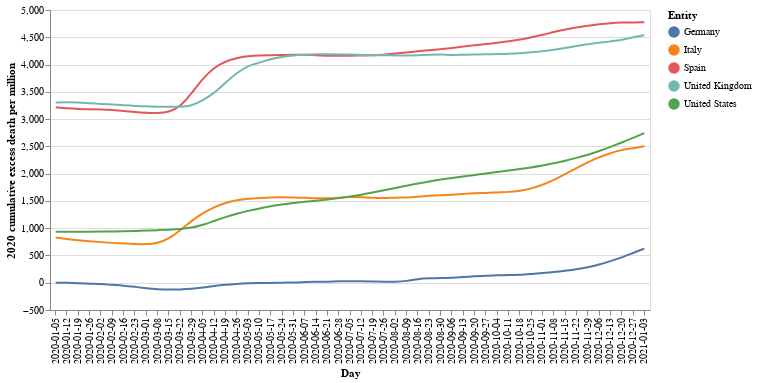

The notebook cell this image was saved under:
### Code cell
nearest = alt.selection(type='single', nearest=True, on='mouseover',
                        fields=['Day'], empty='none')

# The basic line
line = alt.Chart(df).mark_line(interpolate='basis').encode(
    x='Day',
    y='2020 cumulative excess death per million',
    color='Entity'
)


# Transparent selectors across the chart. This is what tells us
# the x-value of the cursor
selectors = alt.Chart(df).mark_point().encode(
    x='Day',
    opacity=alt.value(0),
).add_selection(
    nearest
)

# Draw points on the line, and highlight based on selection
points = line.mark_point().encode(
    opacity=alt.condition(nearest, alt.value(1), alt.value(0))
)

# Draw text labels near the points, and highlight based on selection
text = line.mark_text(align='left', dx=5, dy=-5).encode(
    text=alt.condition(nearest, 'cumulative_excess_death_2020', alt.value(' '))
)

# Draw a rule at the location of the selection
rules = alt.Chart(df).mark_rule(color='gray').encode(
    x='Day',
).transform_filter(
    nearest
)

# Put the five layers into a chart and bind the data
alt.layer(
    line, selectors, points, rules, text
).properties(
    width=600, height=300
)

### Figure 1 — Vega-Lite specification as saved in the notebook (floating-point values rounded to 4 significant figures; data arrays with more than 128 entries replaced by an {"elided": "..."} marker saying what was removed)
{"config": {"view": {"continuousWidth": 400, "continuousHeight": 300}}, "layer": [{"mark": {"type": "line", "interpolate": "basis"}, "encoding": {"color": {"type": "nominal", "field": "Entity"}, "x": {"type": "nominal", "field": "Day"}, "y": {"type": "quantitative", "field": "2020 cumulative excess death per million"}}}, {"mark": "point", "encoding": {"opacity": {"value": 0}, "x": {"type": "nominal", "field": "Day"}}, "selection": {"selector017": {"type": "single", "nearest": true, "on": "mouseover", "fields": ["Day"], "empty": "none"}}}, {"mark": "point", "encoding": {"color": {"type": "nominal", "field": "Entity"}, "opacity": {"condition": {"value": 1, "selection": "selector017"}, "value": 0}, "x": {"type": "nominal", "field": "Day"}, "y": {"type": "quantitative", "field": "2020 cumulative excess death per million"}}}, {"mark": {"type": "rule", "color": "gray"}, "encoding": {"x": {"type": "nominal", "field": "Day"}}, "transform": [{"filter": {"selection": "selector017"}}]}, {"mark": {"type": "text", "align": "left", "dx": 5, "dy": -5}, "encoding": {"color": {"type": "nominal", "field": "Entity"}, "text": {"condition": {"type": "quantitative", "field": "cumulative_excess_death_2020", "selection": "selector017"}, "value": " "}, "x": {"type": "nominal", "field": "Day"}, "y": {"type": "quantitative", "field": "2020 cumulative excess death per million"}}}], "data": {"name": "data-b4c68dc7ec2692a04e69736dc110dad8"}, "height": 300, "width": 600, "$schema": "https://vega.github.io/schema/vega-lite/v4.8.1.json", "datasets": {"data-b4c68dc7ec2692a04e69736dc110dad8": {"elided": "265 records"}}}
